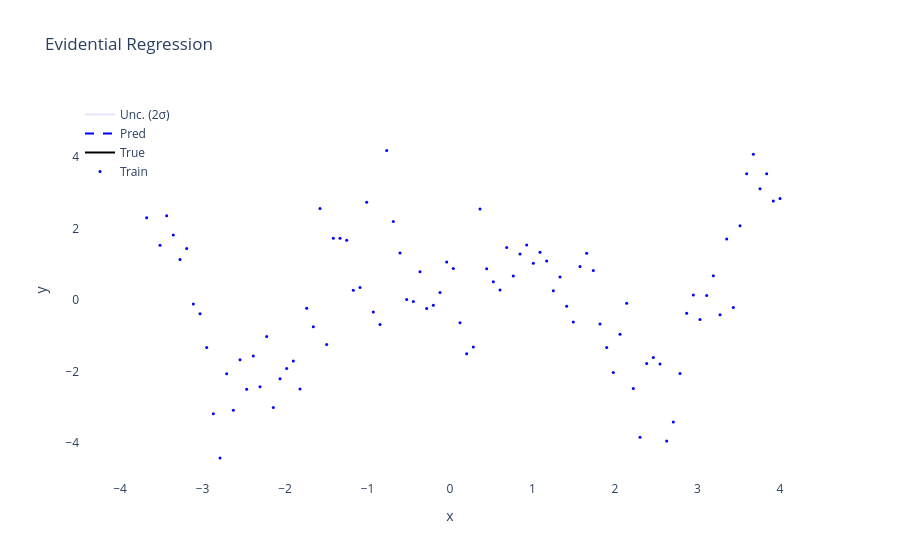

Write notebook code for a chart like this one.
### Code cell
import torch
from torch import nn
import plotly.graph_objects as go
from edl_pytorch import NormalInvGamma
from edl_pytorch.loss import nig_nll, nig_reg

def generate_data(func, x_min_train, x_max_train, num_train=1000, num_test=1000, sigma_scale=3, test_additional=0.4):
    # Training data
    x_train = torch.linspace(x_min_train, x_max_train, num_train).unsqueeze(-1)
    sigma = torch.normal(torch.zeros_like(x_train), sigma_scale * torch.ones_like(x_train))
    y_train = func(x_train) + sigma

    # Automatically set the test range based on the ratio (test_add)
    test_range = abs(x_max_train - x_min_train) * test_additional
    x_min_test = x_min_train - test_range
    x_max_test = x_max_train + test_range

    # Test data
    x_test = torch.linspace(x_min_test, x_max_test, num_test).unsqueeze(-1)
    y_test = func(x_test)
    
    return x_train, y_train, x_test, y_test


class EvidentialMLP(nn.Module):
    def __init__(
        self,
        input_dim,
        output_dim,
        hidden_units=[64, 64, 64],
        activations=["tanh", "tanh", "tanh"],
        nig_coeff=1e-2,
        epoch_num=500,
        lr=5e-4
    ):
        super(EvidentialMLP, self).__init__()
        layers = []
        in_dim = input_dim

        # Build layers based on the given hidden_units and activations
        for hidden_dim, activation in zip(hidden_units, activations):
            layers.append(nn.Linear(in_dim, hidden_dim))
            if activation == "relu":
                layers.append(nn.ReLU())
            elif activation == "tanh":
                layers.append(nn.Tanh())
            elif activation == "sigmoid":
                layers.append(nn.Sigmoid())
            in_dim = hidden_dim

        layers.append(NormalInvGamma(hidden_units[-1], output_dim))
        self.model = nn.Sequential(*layers)

        # Set coefficients for loss components
        self.nig_coeff = nig_coeff

        # Optimizer parameters
        self.epoch_num = epoch_num
        self.lr = lr

    def forward_dist_params(self, x):
        return self.model(x)

    def forward(self, x):
        with torch.no_grad():
            dist_params = self.forward_dist_params(x)
            mu, v, alpha, beta = (d.squeeze() for d in dist_params)
            std = torch.sqrt(beta / (v * (alpha - 1)))
        return mu, std
    
    def compute_loss(self, x, y):
        dist_params = self.forward_dist_params(x)
        return nig_nll(*dist_params, y) + self.nig_coeff * nig_reg(*dist_params, y)
    
    def fit(self, x_train, y_train):
        optimizer = torch.optim.Adam(self.parameters(), lr=self.lr)
    
        for epoch in range(self.epoch_num):
            # Full batch: x_train and y_train used as a whole
            loss = self.compute_loss(x_train, y_train)
            optimizer.zero_grad()
            loss.backward()
            optimizer.step()

            if epoch % 10 == 0 or epoch == self.epoch_num - 1:
                print(f'Epoch: {epoch}, Loss: {loss.item()}')

### Figure 1 — Plotly figure (JSON) as saved in the notebook; plotly's stock layout.template omitted (floating-point values rounded to 4 significant figures; data arrays with more than 128 entries replaced by an {"elided": "..."} marker saying what was removed)
{"data": [{"marker": {"color": "blue", "size": 3}, "mode": "markers", "name": "Train", "type": "scatter", "x": [4, 3.919, 3.838, 3.758, 3.677, 3.596, 3.515, 3.434, 3.354, 3.273, 3.192, 3.111, 3.03, 2.949, 2.869, 2.788, 2.707, 2.626, 2.545, 2.465, 2.384, 2.303, 2.222, 2.141, 2.061, 1.98, 1.899, 1.818, 1.737, 1.657, 1.576, 1.495, 1.414, 1.333, 1.253, 1.172, 1.091, 1.01, 0.9293, 0.8485, 0.7677, 0.6869, 0.6061, 0.5253, 0.4444, 0.3636, 0.2828, 0.202, 0.1212, 0.0404, -0.0404, -0.1212, -0.202, -0.2828, -0.3636, -0.4444, -0.5253, -0.6061, -0.6869, -0.7677, -0.8485, -0.9293, -1.01, -1.091, -1.172, -1.253, -1.333, -1.414, -1.495, -1.576, -1.657, -1.737, -1.818, -1.899, -1.98, -2.061, -2.141, -2.222, -2.303, -2.384, -2.465, -2.545, -2.626, -2.707, -2.788, -2.869, -2.949, -3.03, -3.111, -3.192, -3.273, -3.354, -3.434, -3.515, -3.596, -3.677, -3.758, -3.838, -3.919, -4], "y": [2.832, 2.766, 3.528, 3.11, 4.075, 3.528, 2.073, -0.2173, 1.702, -0.4148, 0.6707, 0.1186, -0.5491, 0.1321, -0.3724, -2.059, -3.42, -3.948, -1.799, -1.613, -1.781, -3.845, -2.484, -0.09386, -0.9607, -2.03, -1.332, -0.6798, 0.8212, 1.304, 0.9307, -0.6178, -0.1777, 0.6413, 0.2518, 1.087, 1.333, 1.022, 1.532, 1.283, 0.6649, 1.466, 0.2778, 0.5083, 0.8679, 2.544, -1.317, -1.507, -0.644, 0.8761, 1.059, 0.2069, -0.1509, -0.2402, 0.7851, -0.0501, 0.009531, 1.312, 2.195, 4.178, -0.6894, -0.3431, 2.73, 0.342, 0.2698, 1.664, 1.721, 1.726, -1.252, 2.552, -0.7559, -0.2326, -2.493, -1.709, -1.925, -2.211, -3.014, -1.028, -2.431, -1.574, -2.5, -1.678, -3.091, -2.067, -4.425, -3.186, -1.334, -0.389, -0.1163, 1.434, 1.131, 1.814, 2.355, 1.523, 3.618, 2.299, 3.75, 3.445, 3.49, 4.19]}, {"line": {"color": "black", "width": 2}, "mode": "lines", "name": "True", "type": "scatter", "x": {"elided": "1000x1 float values"}, "y": {"elided": "1000x1 float values"}}, {"line": {"color": "blue", "dash": "dash"}, "mode": "lines", "name": "Pred", "type": "scatter", "x": {"elided": "1000x1 float values"}, "y": {"elided": "1000 float values"}}, {"line": {"color": "rgba(0,0,255,0.1)"}, "mode": "lines", "name": "Unc. (2σ)", "showlegend": true, "type": "scatter", "x": {"elided": "1000x1 float values"}, "y": {"elided": "1000 float values"}}, {"fill": "tonexty", "line": {"color": "rgba(0,0,255,0.1)"}, "mode": "lines", "showlegend": false, "type": "scatter", "x": {"elided": "1000x1 float values"}, "y": {"elided": "1000 float values"}}], "layout": {"legend": {"x": 0, "y": 1}, "paper_bgcolor": "white", "plot_bgcolor": "white", "title": {"text": "Evidential Regression"}, "xaxis": {"title": {"text": "x"}}, "yaxis": {"title": {"text": "y"}}}}
